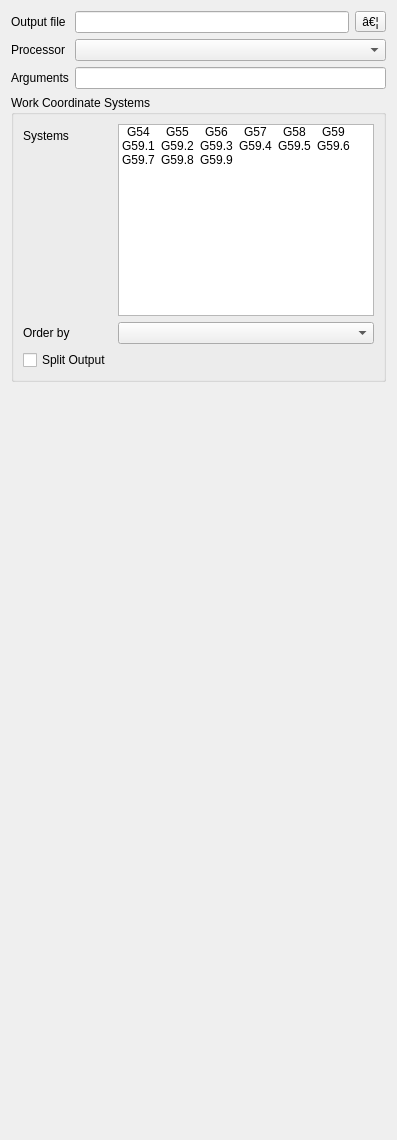
  <widget class="QWidget" name="tabOutput">
   <attribute name="title">
    <string>Output</string>
   </attribute>
   <layout class="QGridLayout" name="gridLayout">
    <item row="0" column="0">
     <widget class="QLabel" name="label_9">
      <property name="text">
       <string>Output file</string>
      </property>
     </widget>
    </item>
    <item row="0" column="1">
     <widget class="QLineEdit" name="postProcessorOutputFile">
      <property name="toolTip">
       <string>Enter a path and optionally file name (see below) to be used as the default for the post processor export.
The following substitutions are performed before the name is resolved at the time of the post processing:
Substitution allows the following:
%D ... directory of the active document
%d ... name of the active document (with extension)
%M ... user macro directory
%j ... name of the active Job object

The Following can be used if output is being split. If Output is not split
these will be ignored.
%T ... Tool Number
%t ... Tool Controller label

%W ... Work Coordinate System
%O ... Operation Label

When splitting output, a sequence number will always be added.

if %S is included, you can specify where the number occurs.  Without it, the number will be    added to the end of the string.

%S ... Sequence Number

The following example stores all files with the same name as the document in the directory /home/AuraCAD (please remove quotes):
&quot;/home/cnc/%d.g-code&quot;
See the file save policy below on how to deal with name conflicts.</string>
      </property>
     </widget>
    </item>
    <item row="0" column="2">
     <widget class="QToolButton" name="postProcessorSetOutputFile">
      <property name="text">
       <string notr="true">â€¦</string>
      </property>
     </widget>
    </item>
    <item row="1" column="0">
     <widget class="QLabel" name="label_10">
      <property name="text">
       <string>Processor</string>
      </property>
     </widget>
    </item>
    <item row="1" column="1" colspan="2">
     <widget class="QComboBox" name="postProcessor"/>
    </item>
    <item row="2" column="0">
     <widget class="QLabel" name="label_11">
      <property name="text">
       <string>Arguments</string>
      </property>
     </widget>
    </item>
    <item row="2" column="1" colspan="2">
     <widget class="QLineEdit" name="postProcessorArguments">
      <property name="toolTip">
       <string>Optional arguments passed to the post processor. The arguments are specific for each post processor, please see its documentation for details.</string>
      </property>
     </widget>
    </item>
    <item row="4" column="0" colspan="3">
     <widget class="QGroupBox" name="groupBox_7">
      <property name="sizePolicy">
       <sizepolicy hsizetype="Preferred" vsizetype="Expanding">
        <horstretch>0</horstretch>
        <verstretch>0</verstretch>
       </sizepolicy>
      </property>
      <property name="title">
       <string>Work Coordinate Systems</string>
      </property>
      <layout class="QFormLayout" name="formLayout_4">
       <item row="2" column="1">
        <widget class="QComboBox" name="orderBy">
         <property name="toolTip">
          <string>Ordering by Fixture, will cause all operations to be performed in the first coordinate system before switching to the second. Then all operations will be performed there in the same order.

This is useful if the operator can safely load work into one coordinate system while the machine is doing work in another.

Ordering by Tool, will minimize the Tool Changes. A tool change will be done, then all operations in all coordinate systems before changing tools.

Ordering by operation will do each operation in all coordinate systems before moving to the next operation. This is especially useful in conjunction with the 'split output' even with only a single work coordinate system since it will put each operation into a separate file.</string>
         </property>
        </widget>
       </item>
       <item row="0" column="0">
        <widget class="QLabel" name="label">
         <property name="text">
          <string>Systems</string>
         </property>
        </widget>
       </item>
       <item row="2" column="0">
        <widget class="QLabel" name="label_2">
         <property name="text">
          <string>Order by</string>
         </property>
        </widget>
       </item>
       <item row="0" column="1">
        <widget class="QListWidget" name="wcslist">
         <property name="sizePolicy">
          <sizepolicy hsizetype="Expanding" vsizetype="Preferred">
           <horstretch>0</horstretch>
           <verstretch>0</verstretch>
          </sizepolicy>
         </property>
         <property name="minimumSize">
          <size>
           <width>0</width>
           <height>0</height>
          </size>
         </property>
         <property name="toolTip">
          <string>&lt;html&gt;&lt;head/&gt;&lt;body&gt;&lt;p&gt;&lt;span style=&quot; font-style:italic;&quot;&gt;Work Coordinate Systems&lt;/span&gt; also called &lt;span style=&quot; font-style:italic;&quot;&gt;Work Offsets&lt;/span&gt;, &lt;span style=&quot; font-style:italic;&quot;&gt;Fixture Offsets&lt;/span&gt;, or &lt;span style=&quot; font-style:italic;&quot;&gt;Fixtures &lt;/span&gt;are useful for building efficient production jobs where the same part is done many times on the machine.
AuraCAD has no knowledge of where a particular coordinate system exists within the machine coordinate system so adding additional coordinate systems to your job will have no visual change within your job. It will, however, change your G-code output. The exact way in which the output is affected is controlled by the 'order by' setting.&lt;/p&gt;&lt;/body&gt;&lt;/html&gt;</string>
         </property>
         <property name="resizeMode">
          <enum>QListView::Adjust</enum>
         </property>
         <property name="spacing">
          <number>0</number>
         </property>
         <property name="viewMode">
          <enum>QListView::IconMode</enum>
         </property>
         <property name="modelColumn">
          <number>0</number>
         </property>
         <property name="uniformItemSizes">
          <bool>true</bool>
         </property>
         <item>
          <property name="text">
           <string notr="true">G54</string>
          </property>
          <property name="checkState">
           <enum>Unchecked</enum>
          </property>
         </item>
         <item>
          <property name="text">
           <string notr="true">G55</string>
          </property>
          <property name="checkState">
           <enum>Unchecked</enum>
          </property>
         </item>
         <item>
          <property name="text">
           <string notr="true">G56</string>
          </property>
          <property name="checkState">
           <enum>Unchecked</enum>
          </property>
         </item>
         <item>
          <property name="text">
           <string notr="true">G57</string>
          </property>
          <property name="checkState">
           <enum>Unchecked</enum>
          </property>
         </item>
         <item>
          <property name="text">
           <string notr="true">G58</string>
          </property>
          <property name="checkState">
           <enum>Unchecked</enum>
          </property>
         </item>
         <item>
          <property name="text">
           <string notr="true">G59</string>
          </property>
          <property name="checkState">
           <enum>Unchecked</enum>
          </property>
         </item>
         <item>
          <property name="text">
           <string notr="true">G59.1</string>
          </property>
          <property name="checkState">
           <enum>Unchecked</enum>
          </property>
         </item>
         <item>
          <property name="text">
           <string notr="true">G59.2</string>
          </property>
          <property name="checkState">
           <enum>Unchecked</enum>
          </property>
         </item>
         <item>
          <property name="text">
           <string notr="true">G59.3</string>
          </property>
          <property name="checkState">
           <enum>Unchecked</enum>
          </property>
         </item>
         <item>
          <property name="text">
           <string notr="true">G59.4</string>
          </property>
          <property name="checkState">
           <enum>Unchecked</enum>
          </property>
         </item>
         <item>
          <property name="text">
           <string notr="true">G59.5</string>
          </property>
          <property name="checkState">
           <enum>Unchecked</enum>
          </property>
         </item>
         <item>
          <property name="text">
           <string notr="true">G59.6</string>
          </property>
          <property name="checkState">
           <enum>Unchecked</enum>
          </property>
         </item>
         <item>
          <property name="text">
           <string notr="true">G59.7</string>
          </property>
          <property name="checkState">
           <enum>Unchecked</enum>
          </property>
         </item>
         <item>
          <property name="text">
           <string notr="true">G59.8</string>
          </property>
          <property name="checkState">
           <enum>Unchecked</enum>
          </property>
         </item>
         <item>
          <property name="text">
           <string notr="true">G59.9</string>
          </property>
          <property name="checkState">
           <enum>Unchecked</enum>
          </property>
         </item>
        </widget>
       </item>
       <item row="3" column="0">
        <widget class="QCheckBox" name="splitOutput">
         <property name="toolTip">
          <string>If multiple coordinate systems are in use, setting this to TRUE will cause the G-code to be written to multiple output files as controlled by the 'order by' property. For example, if ordering by fixture, the first output file will be for the first fixture and separate file for the second.</string>
         </property>
         <property name="whatsThis">
          <string>&lt;html&gt;&lt;head/&gt;&lt;body&gt;&lt;p&gt;If True, post processing will create multiple output files based on the &lt;span style=&quot; font-style:italic;&quot;&gt;order by&lt;/span&gt; setting.


For example, if &lt;span style=&quot; font-style:italic;&quot;&gt;order by&lt;/span&gt; is set to Tool, the first output file will contain the first tool change and all operations, in all coordinate systems, that can be done with that tool before the next tool change is called.


If &lt;span style=&quot; font-style:italic;&quot;&gt;order by&lt;/span&gt; is set to &lt;span style=&quot; font-style:italic;&quot;&gt;operation&lt;/span&gt; and &lt;span style=&quot; font-style:italic;&quot;&gt;split output&lt;/span&gt; is true, each operation will be written to a separate file.&lt;/p&gt;&lt;/body&gt;&lt;/html&gt;</string>
         </property>
         <property name="text">
          <string>Split Output</string>
         </property>
        </widget>
       </item>
      </layout>
     </widget>
    </item>
    <item row="5" column="0">
     <spacer name="verticalSpacer">
      <property name="orientation">
       <enum>Qt::Vertical</enum>
      </property>
      <property name="sizeHint" stdset="0">
       <size>
        <width>20</width>
        <height>747</height>
       </size>
      </property>
     </spacer>
    </item>
   </layout>
  </widget>
